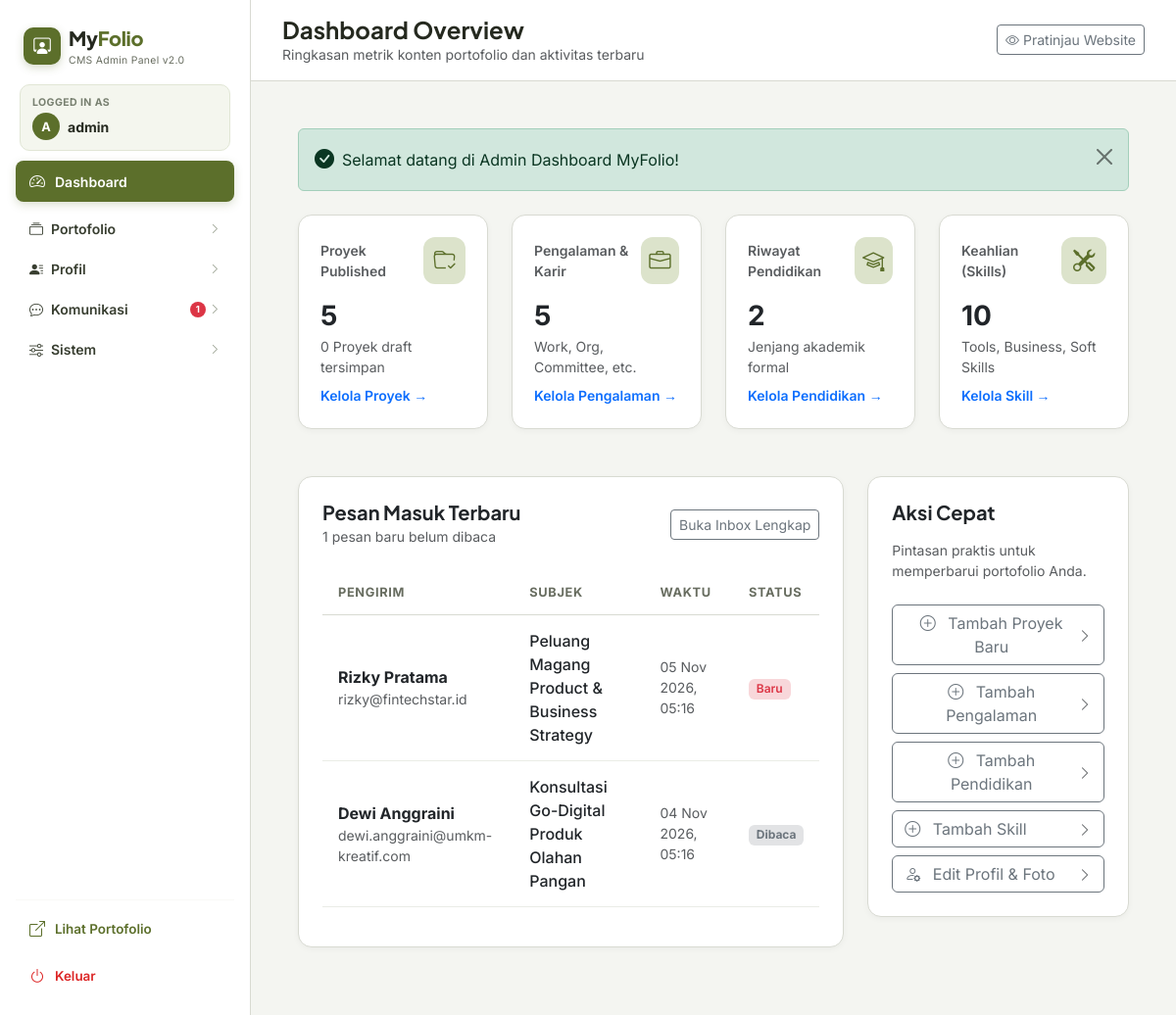
Page /admin/dashboard.php (signed in) on the earlier database version.
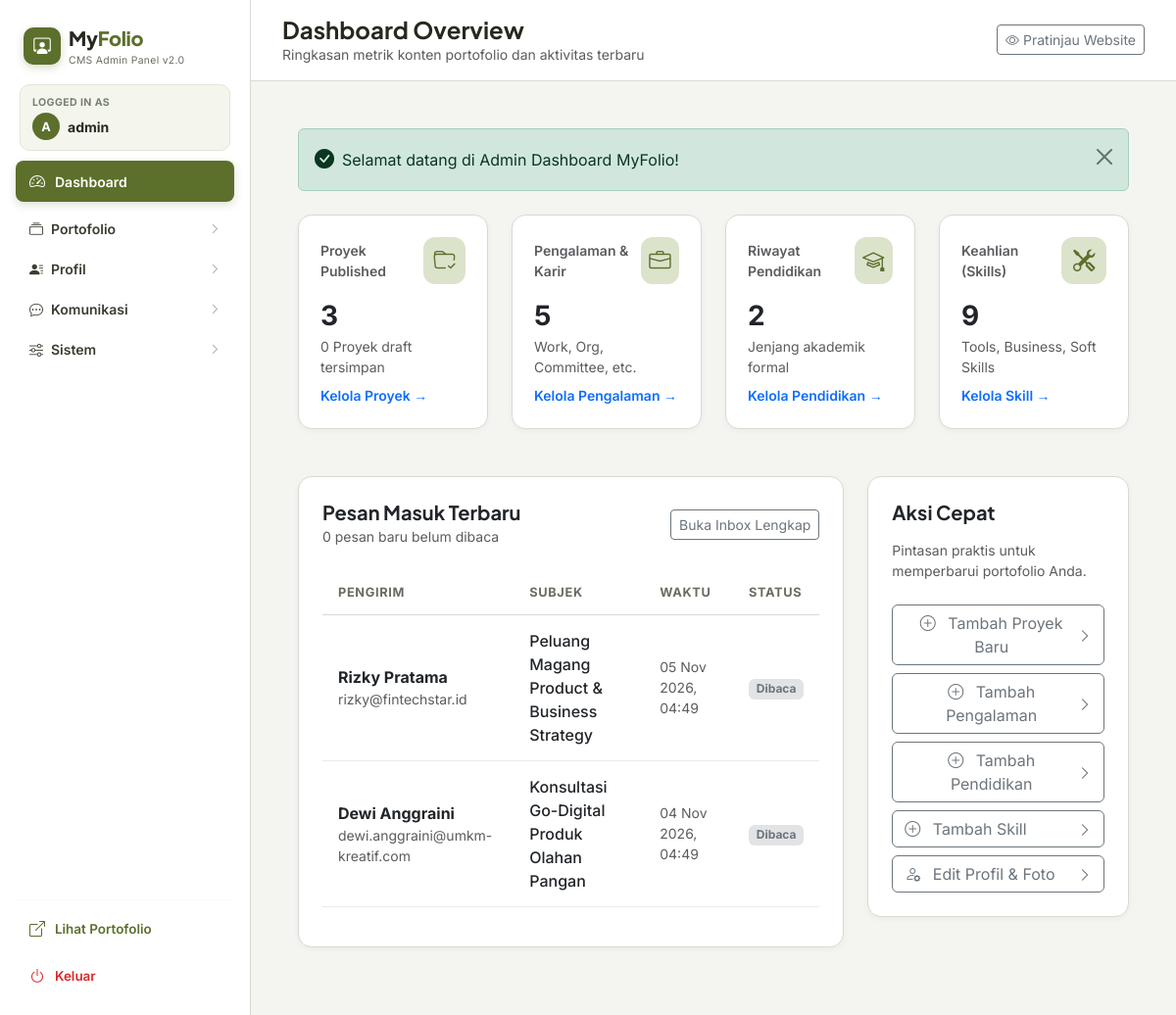
Same page on the later database version.
### tables this page shows
CREATE TABLE `messages` (
  `id` int(11) NOT NULL AUTO_INCREMENT,
  `sender_name` varchar(100) NOT NULL,
  `sender_email` varchar(120) NOT NULL,
  `subject` varchar(150) DEFAULT NULL,
  `message` text NOT NULL,
  `is_read` tinyint(1) DEFAULT 0,
  `sent_at` timestamp NOT NULL DEFAULT current_timestamp(),
  PRIMARY KEY (`id`)
);

### includes/functions.php (called while the page is built, shortened)
<?php
function e(?string $value): string {
    return htmlspecialchars($value ?? '', ENT_QUOTES, 'UTF-8');
}

### admin/dashboard.php (the view, shortened to what the changed rows need)
<?php
require_once __DIR__ . '/includes/admin_header.php';
$totalProjects   = (int)$pdo->query("SELECT COUNT(*) FROM projects WHERE status = 'published'")->fetchColumn();
$totalDrafts     = (int)$pdo->query("SELECT COUNT(*) FROM projects WHERE status = 'draft'")->fetchColumn();
$totalSkills     = (int)$pdo->query("SELECT COUNT(*) FROM skills")->fetchColumn();
$unreadMessages  = (int)$pdo->query("SELECT COUNT(*) FROM messages WHERE is_read = 0")->fetchColumn();
$recentMessages = $pdo->query("SELECT * FROM messages ORDER BY sent_at DESC LIMIT 5")->fetchAll();
?>
<div class="row g-4 mb-5">
    <div class="col-sm-6 col-xl-3">
        <div class="stat-box">
            <div class="d-flex justify-content-between align-items-center mb-3">
                <span class="text-muted small fw-semibold">Proyek Published</span>
                <div class="stat-icon"><i class="bi bi-folder-check"></i></div>
            </div>
            <div class="h3 fw-bold text-dark mb-1"><?= $totalProjects ?></div>
            <div class="small text-muted">
                <?= $totalDrafts ?> Proyek draft tersimpan
            </div>
            <a href="projects.php" class="small text-primary-olive text-decoration-none fw-semibold mt-2 d-inline-block">Kelola Proyek &rarr;</a>
        </div>
    </div>
    <div class="col-sm-6 col-xl-3">
        <div class="stat-box">
            <div class="d-flex justify-content-between align-items-center mb-3">
                <span class="text-muted small fw-semibold">Keahlian (Skills)</span>
                <div class="stat-icon"><i class="bi bi-tools"></i></div>
            </div>
            <div class="h3 fw-bold text-dark mb-1"><?= $totalSkills ?></div>
            <div class="small text-muted">Tools, Business, Soft Skills</div>
            <a href="skills.php" class="small text-primary-olive text-decoration-none fw-semibold mt-2 d-inline-block">Kelola Skill &rarr;</a>
        </div>
    </div>
</div>
<div class="row g-4">
    <div class="col-lg-8">
        <div class="admin-card">
            <div class="d-flex justify-content-between align-items-center mb-4">
                <div>
                    <h5 class="fw-bold mb-0 text-dark">Pesan Masuk Terbaru</h5>
                    <span class="text-muted small"><?= $unreadMessages ?> pesan baru belum dibaca</span>
                </div>
            </div>
            <?php if (empty($recentMessages)): ?>
                <div class="text-center py-4 text-muted small">Belum ada pesan yang masuk.</div>
            <?php else: ?>
                <div class="table-responsive">
                    <table class="table admin-table align-middle">
                        <thead>
                            <tr>
                                <th>Pengirim</th>
                                <th>Subjek</th>
                                <th>Waktu</th>
                                <th>Status</th>
                            </tr>
                        </thead>
                        <tbody>
                            <?php foreach ($recentMessages as $msg): ?>
                                <tr>
                                    <td>
                                        <div class="fw-bold text-dark"><?= e($msg['sender_name']) ?></div>
                                        <div class="small text-muted"><?= e($msg['sender_email']) ?></div>
                                    </td>
                                    <td class="text-dark fw-medium"><?= e($msg['subject']) ?></td>
                                    <td class="small text-muted"><?= date('d M Y, H:i', strtotime($msg['sent_at'])) ?></td>
                                    <td>
                                        <?php if ($msg['is_read']): ?>
                                            <span class="badge bg-secondary-subtle text-secondary">Dibaca</span>
                                        <?php else: ?>
                                            <span class="badge bg-danger-subtle text-danger fw-semibold">Baru</span>
                                        <?php endif; ?>
                                    </td>
                                </tr>
                            <?php endforeach; ?>
                        </tbody>
                    </table>
                </div>
            <?php endif; ?>
        </div>
    </div>
</div>
<?php
require_once __DIR__ . '/includes/admin_footer.php';
?>

### admin/includes/admin_header.php (shortened to what the changed rows need)
<?php
require_once __DIR__ . '/admin_init.php';
$unreadCount = (int)$pdo->query("SELECT COUNT(*) FROM messages WHERE is_read = 0")->fetchColumn();
$activeGroup = '';
?>
<!DOCTYPE html>
<html lang="id">
<head>
    <link href="https://cdn.jsdelivr.net/npm/bootstrap@5.3.3/dist/css/bootstrap.min.css" rel="stylesheet">
    <link href="https://cdn.jsdelivr.net/npm/bootstrap-icons@1.11.3/font/bootstrap-icons.min.css" rel="stylesheet">
    <link rel="stylesheet" href="../assets/css/admin.css">
</head>
<body>
<div class="d-flex">
    <aside class="admin-sidebar p-3">
        <nav class="nav flex-column flex-grow-1">
            <?php $isOpen = $activeGroup === 'komunikasi'; ?>
            <button class="nav-group-toggle <?= $isOpen ? 'open' : 'collapsed' ?>"
                    data-bs-toggle="collapse"
                    data-bs-target="#grpKomunikasi"
                    aria-expanded="<?= $isOpen ? 'true' : 'false' ?>">
                <span class="d-flex align-items-center gap-1">
                    <?php if ($unreadCount > 0): ?>
                        <span class="badge bg-danger rounded-pill" style="font-size:.6rem;padding:3px 6px;"><?= $unreadCount ?></span>
                    <?php endif; ?>
                    <i class="bi bi-chevron-right toggle-chevron"></i>
                </span>
            </button>
        </nav>
    </aside>
    <div class="flex-grow-1 d-flex flex-column overflow-auto" style="height: 100vh;">
        <main class="p-4 p-md-5 flex-grow-1">

Differences in the rows shown:
changed messages "Rizky Pratama": sent_at "05 Nov 2026, 05:16" → "05 Nov 2026, 04:49"; is_read "Baru" → "Dibaca"
changed messages "Dewi Anggraini": sent_at "04 Nov 2026, 05:16" → "04 Nov 2026, 04:49"
Other differences:
$totalProjects: "5" → "3"
$totalSkills: "10" → "9"
$unreadMessages: "1" → "0"
$unreadCount: "1" → (not shown)
